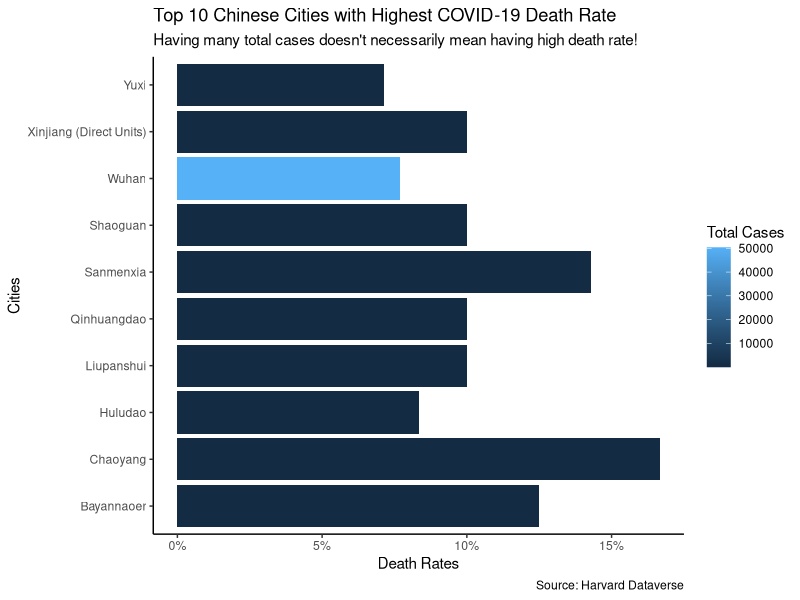

This chart was generated by the following R code:
library(dplyr)
library(lubridate)
library(skimr)
library(tidyverse)

covid_confirmed <- read_csv("data/covid19/City_Confirmed_20200115_20210114.csv",
                            col_types = 
                              cols(
                                .default = col_double(),
                                City_CH = col_character(),
                                City_EN = col_character(),
                                Prov_CH = col_character(),
                                Prov_EN = col_character()
                              ))
covid_death <- read_csv("data/covid19/City_Death_20200115_20210114.csv",
                        col_types = 
                          cols(
                            .default = col_double(),
                            City_CH = col_character(),
                            City_EN = col_character(),
                            Prov_CH = col_character(),
                            Prov_EN = col_character()
                          ))

covid <- covid_confirmed %>% 
  left_join(., covid_death)

covid_death_plot <- covid %>% 
  select(City_EN, T_C_210114, T_D_210114) %>% 
  mutate(death_rate = T_D_210114 / T_C_210114) %>% 
  arrange(desc(death_rate)) %>% 
  filter(death_rate > 0.07) %>% 
  ggplot(aes(x = City_EN,
             y = death_rate,
             fill = T_C_210114)) +
  geom_col() +
  coord_flip() +
  labs(title = "Top 10 Chinese Cities with Highest COVID-19 Death Rate",
       subtitle = "Having many total cases doesn't necessarily mean having high death rate!",
       x = "Cities",
       y = "Death Rates",
       fill = "Total Cases",
       caption = "Source: Harvard Dataverse") +
  scale_y_continuous(labels = scales::percent_format(accuracy = 1)) +
  theme_classic()
